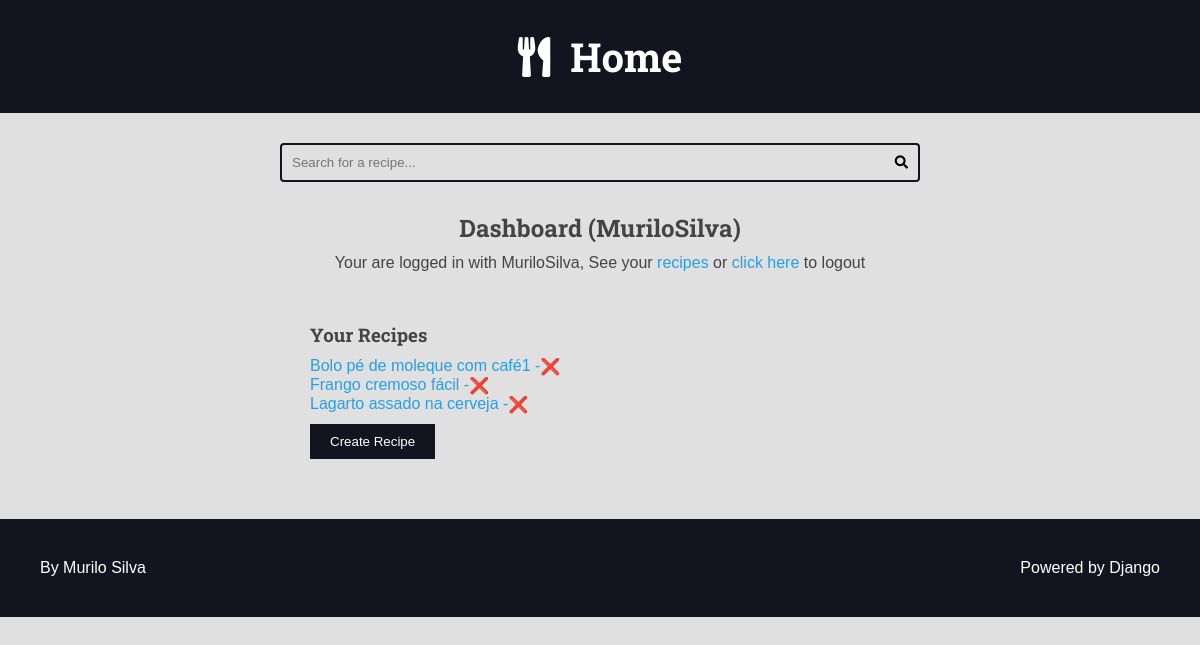
Page /authors/dashboard/ (signed in) on the earlier database version.
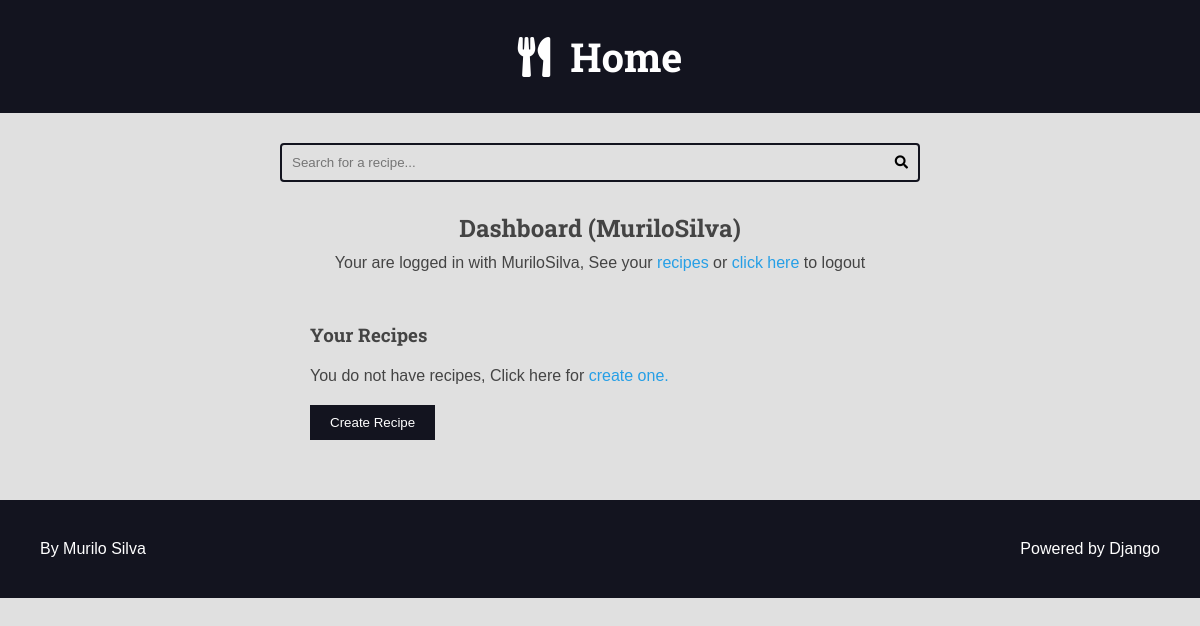
Same page on the later database version.
### recipes/models.py (models this page shows, shortened)
class Recipe(models.Model):
    title = models.CharField(max_length=65)
    description = models.CharField(max_length=165)
    slug = models.SlugField(unique=True)
    preparation_time = models.IntegerField()
    preparation_time_unit = models.CharField(max_length=65)
    servings = models.IntegerField()
    servings_unit = models.CharField(max_length=65)
    preparation_steps = models.TextField()
    preparation_steps_is_html = models.BooleanField(default=False)
    created_at = models.DateTimeField(auto_now_add=True)
    updated_at = models.DateTimeField(auto_now=True)
    is_published = models.BooleanField(default=False)
    cover = models.ImageField(
        upload_to='recipes/cover/%Y/%m/%d/', blank=True, default='')
    category = models.ForeignKey(
        Category, on_delete=models.SET_NULL, null=True, blank=True, default=None
    )
    author = models.ForeignKey(
        User, on_delete=models.SET_NULL, null=True)

### authors/views/all.py (the view)
# urls.py: path('dashboard/', views.dashboard_view, name='dashboard'),
@login_required(login_url='authors:login', redirect_field_name='next')
def dashboard_view(request):
    recipes = Recipe.objects.filter(
        is_published=False,
        author=request.user
    )
    return render(request, 'authors/pages/dashboard.html',
                  context={
                      'recipes': recipes,
                  })

### authors/templates/authors/pages/dashboard.html (shortened to what this page needs)
{% extends 'global/base.html' %}
{% block content %}
    <div class="main-content center container">
        <h2>Dashboard ({{user}}) </h2>
        {% include 'authors/partials/login_message.html' %}
        <div class="authors-dashboard-container">
            <h3>Your Recipes</h3>
            <ul>
                {% for recipe in recipes  %}
                    <li>
                        <a href="{% url 'authors:dashboard_recipe_edit' recipe.id %}">
                            {{recipe.title}} -
                        </a>
                        <form
                        class="form-inline form-delete"
                        action="{% url 'authors:dashboard_recipe_delete' %}"
                        method='POST'
                        >
                          <button class="plaintext-button" type="submit">❌</button>
                        </form>
                    </li>
                    {%empty%}
                        <li>
                            <p>
                                You do not have recipes, Click here for
                                <a href="{% url 'authors:dashboard_recipe_create' %}">
                                    create one.
                                </a>
                            </p>
                        </li>
                {% endfor %}
            </ul>
            <a href="{% url 'authors:dashboard_recipe_create' %}">
                <button class="button-create">Create Recipe</button>
            </a>
        </div>
    </div>
{% endblock content %}

Differences in the rows shown:
no longer on this page (row edited): Recipe: title "Bolo pé de moleque com café1"
no longer on this page (row edited): Recipe: title "Frango cremoso fácil"
no longer on this page (row edited): Recipe: title "Lagarto assado na cerveja"
Other differences:
text now shown: "You do not have recipes, Click here for create one."
